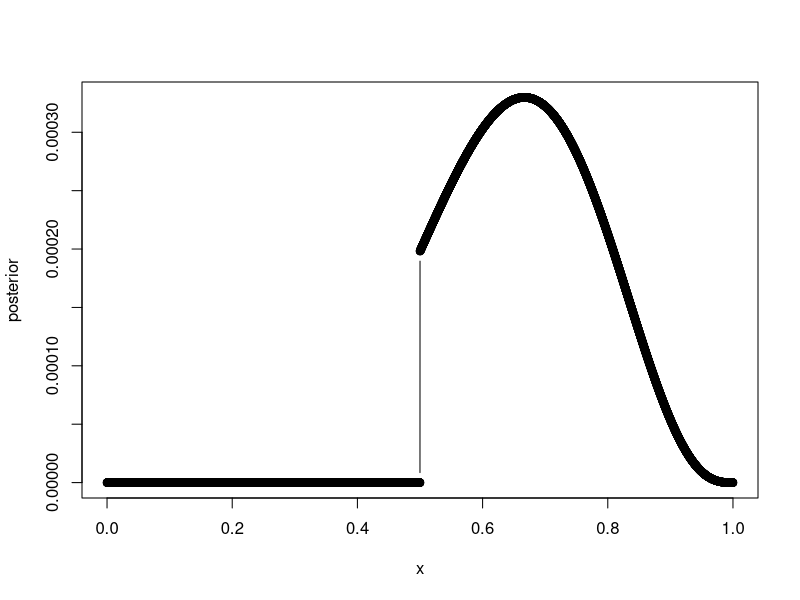

Source code (R):


n <- 1e4
from <- 0
to <- 1
x <- seq(from=from, to=to, length.out=n)
# prior <- dunif(x, from,to)
prior <- ifelse( x < 0.5 , 0 , 1 )#dnorm(x, 0, 1)
lk <- dbinom(6, size=9, prob=x)
unstd_post <- prior*lk 
posterior <- unstd_post/sum(unstd_post)
plot(x, posterior, type = 'b')
